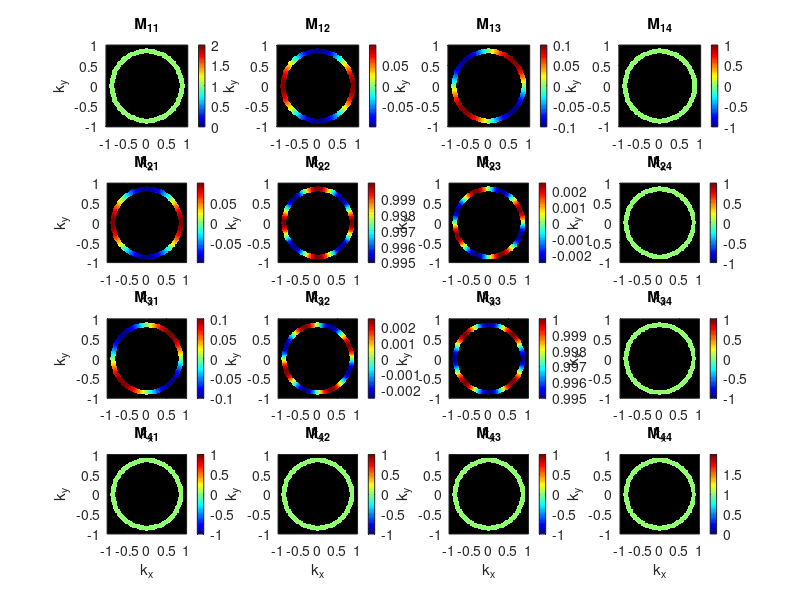

This figure's MATLAB source: (Note: this script raises an error after producing the figure.)
% Generate Mueller matrix maps for tight focusing (Mf) and combined system (Mf * Mwpc)

% Grid setup
N = 100;
kx = linspace(-1, 1, N);
ky = linspace(-1, 1, N);
[KX, KY] = meshgrid(kx, ky);
K = sqrt(KX.^2 + KY.^2);
PHI = atan2(KY, KX);

% Annular mask for NA range 0.8 to 0.92
mask = (K >= 0.8) & (K <= 0.92);

% Parameters for tight focusing (Mf)
df = 0.1; 
xf = sqrt(1 - df^2);

% Mf computation
M11_f = ones(size(K));
M12_f = df * cos(2*PHI);
M13_f = df * sin(2*PHI);
M14_f = zeros(size(K));
M21_f = M12_f;
M22_f = cos(2*PHI).^2 + xf * sin(2*PHI).^2;
M23_f = (1 - xf) * cos(2*PHI) .* sin(2*PHI);
M24_f = zeros(size(K));
M31_f = M13_f;
M32_f = M23_f;
M33_f = sin(2*PHI).^2 + xf * cos(2*PHI).^2;
M34_f = zeros(size(K));
M41_f = zeros(size(K));
M42_f = zeros(size(K));
M43_f = zeros(size(K));
M44_f = xf * ones(size(K));

% Apply mask
M_f_elements = {M11_f, M12_f, M13_f, M14_f, ...
                M21_f, M22_f, M23_f, M24_f, ...
                M31_f, M32_f, M33_f, M34_f, ...
                M41_f, M42_f, M43_f, M44_f};
for i = 1:16
    M_f_elements{i} = M_f_elements{i} .* mask;
    M_f_elements{i}(~mask) = NaN;
end

% Plot Figure S1
figure('Name', 'Figure S1', 'NumberTitle', 'off');
for i = 1:4
    for j = 1:4
        subplot(4,4,(i-1)*4 + j);
        imagesc(kx, ky, M_f_elements{(i-1)*4 + j});
        axis square; colormap('jet'); colorbar;
        title(sprintf('M_{%d%d}', i, j));
        xlabel('k_x'); ylabel('k_y');
        set(gca, 'YDir', 'normal');
    end
end
sgtitle('Figure S1: Mf for Tight Focusing (NA 0.8-0.92)');

% WPC parameters
dwpc = 0.5; delta_wpc = pi/4;
M_wpc = [1, dwpc, 0, 0;
         dwpc, 1, 0, -sin(delta_wpc);
         0, 0, sqrt(1 - dwpc^2)*cos(delta_wpc), 0;
         0, sin(delta_wpc), 0, cos(delta_wpc)];

% Combined M = Mf * Mwpc
M_elements = cell(4,4);
for i = 1:N
    for j = 1:N
        phi = PHI(i,j);
        Mf = [1, df*cos(2*phi), df*sin(2*phi), 0;
              df*cos(2*phi), cos(2*phi)^2 + xf*sin(2*phi)^2, (1-xf)*cos(2*phi)*sin(2*phi), 0;
              df*sin(2*phi), (1-xf)*cos(2*phi)*sin(2*phi), sin(2*phi)^2 + xf*cos(2*phi)^2, 0;
              0, 0, 0, xf];
        M = Mf * M_wpc;
        for r = 1:4
            for c = 1:4
                if i == 1 && j == 1
                    M_elements{r,c} = zeros(N,N);
                end
                M_elements{r,c}(i,j) = M(r,c);
            end
        end
    end
end

% Apply mask to combined M
for i = 1:4
    for j = 1:4
        M_elements{i,j} = M_elements{i,j} .* mask;
        M_elements{i,j}(~mask) = NaN;
    end
end

% Plot Figure S2
figure('Name', 'Figure S2', 'NumberTitle', 'off');
for i = 1:4
    for j = 1:4
        subplot(4,4,(i-1)*4 + j);
        imagesc(kx, ky, M_elements{i,j});
        axis square; colormap('jet'); colorbar;
        title(sprintf('M_{%d%d}', i, j));
        xlabel('k_x'); ylabel('k_y');
        set(gca, 'YDir', 'normal');
    end
end
sgtitle('Figure S2: Combined Mf × Mwpc (λ = 530 nm)');